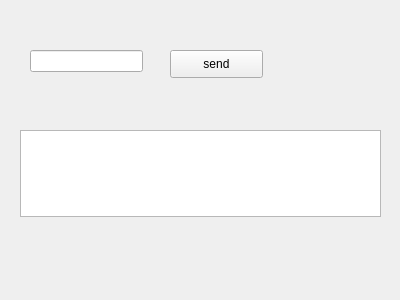
<?xml version="1.0" encoding="UTF-8"?>
<ui version="4.0">
 <class>Form</class>
 <widget class="QWidget" name="Form">
  <property name="geometry">
   <rect>
    <x>0</x>
    <y>0</y>
    <width>400</width>
    <height>300</height>
   </rect>
  </property>
  <property name="windowTitle">
   <string>Form</string>
  </property>
  <widget class="QPlainTextEdit" name="plainTextEditAnswer">
   <property name="geometry">
    <rect>
     <x>20</x>
     <y>130</y>
     <width>361</width>
     <height>87</height>
    </rect>
   </property>
  </widget>
  <widget class="QLineEdit" name="lineEditCommand">
   <property name="geometry">
    <rect>
     <x>30</x>
     <y>50</y>
     <width>113</width>
     <height>22</height>
    </rect>
   </property>
  </widget>
  <widget class="QPushButton" name="pushButtonSend">
   <property name="geometry">
    <rect>
     <x>170</x>
     <y>50</y>
     <width>93</width>
     <height>28</height>
    </rect>
   </property>
   <property name="text">
    <string>send</string>
   </property>
  </widget>
 </widget>
 <resources/>
 <connections/>
</ui>
